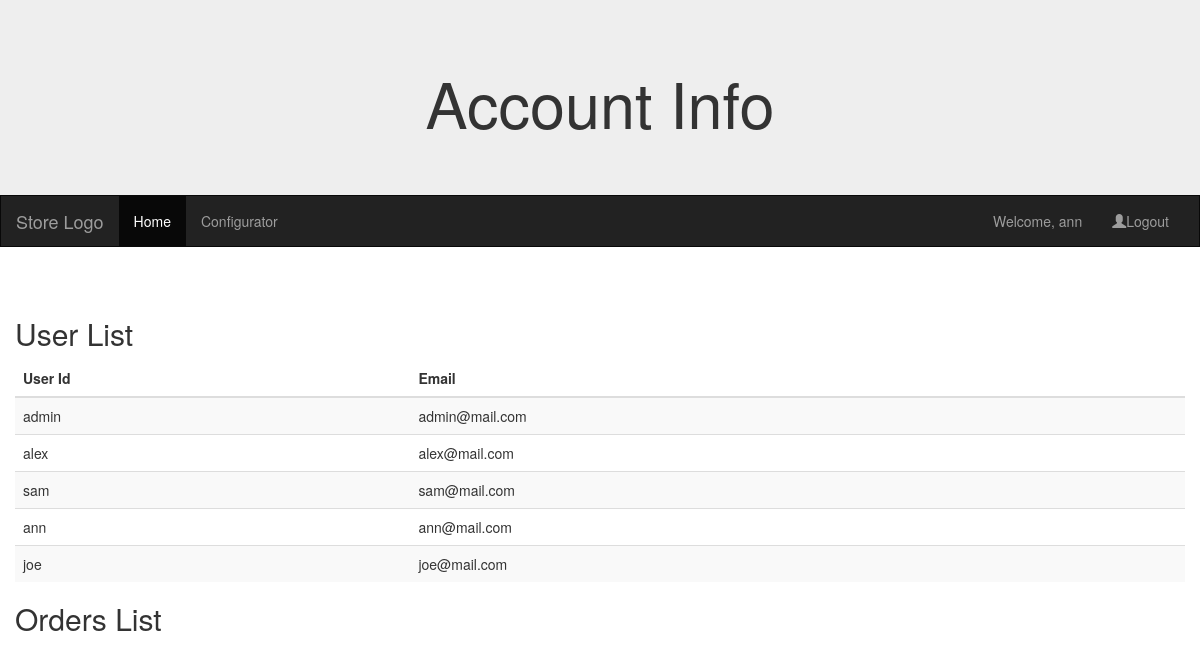
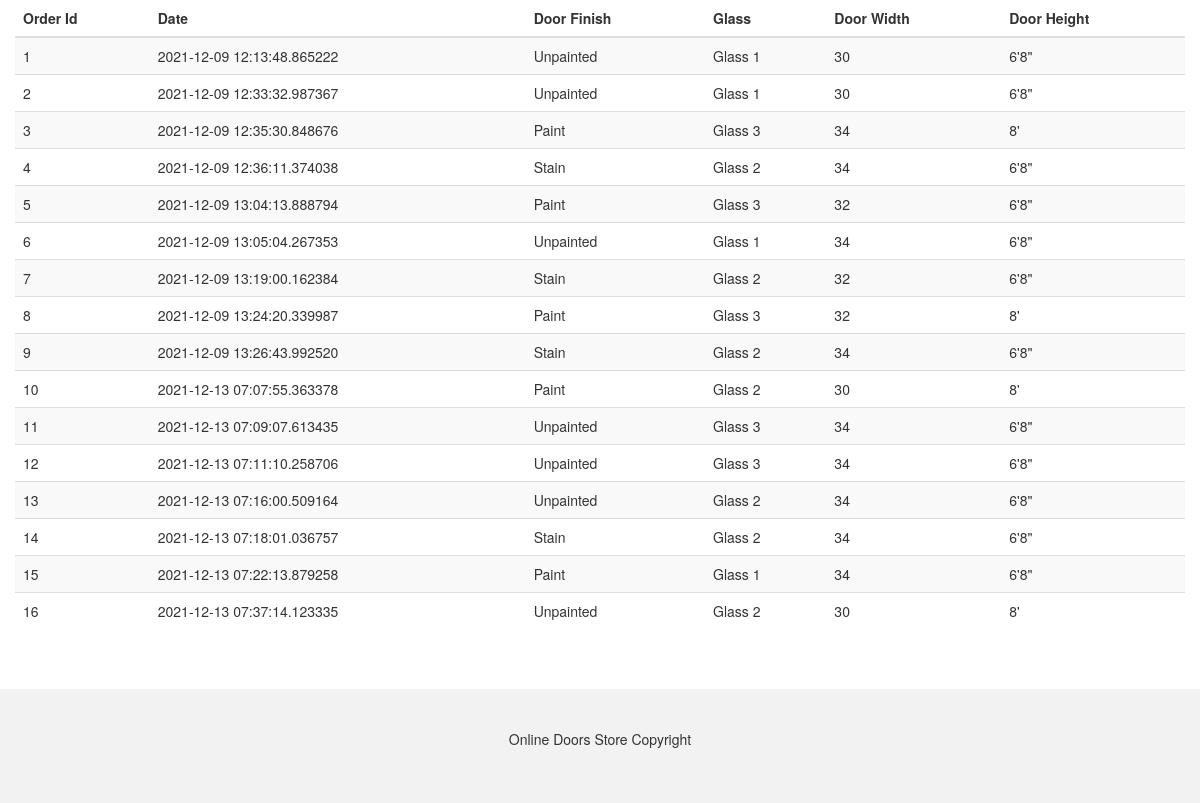
Page /admin (signed in) on the earlier database version (2 pictures, top to bottom).
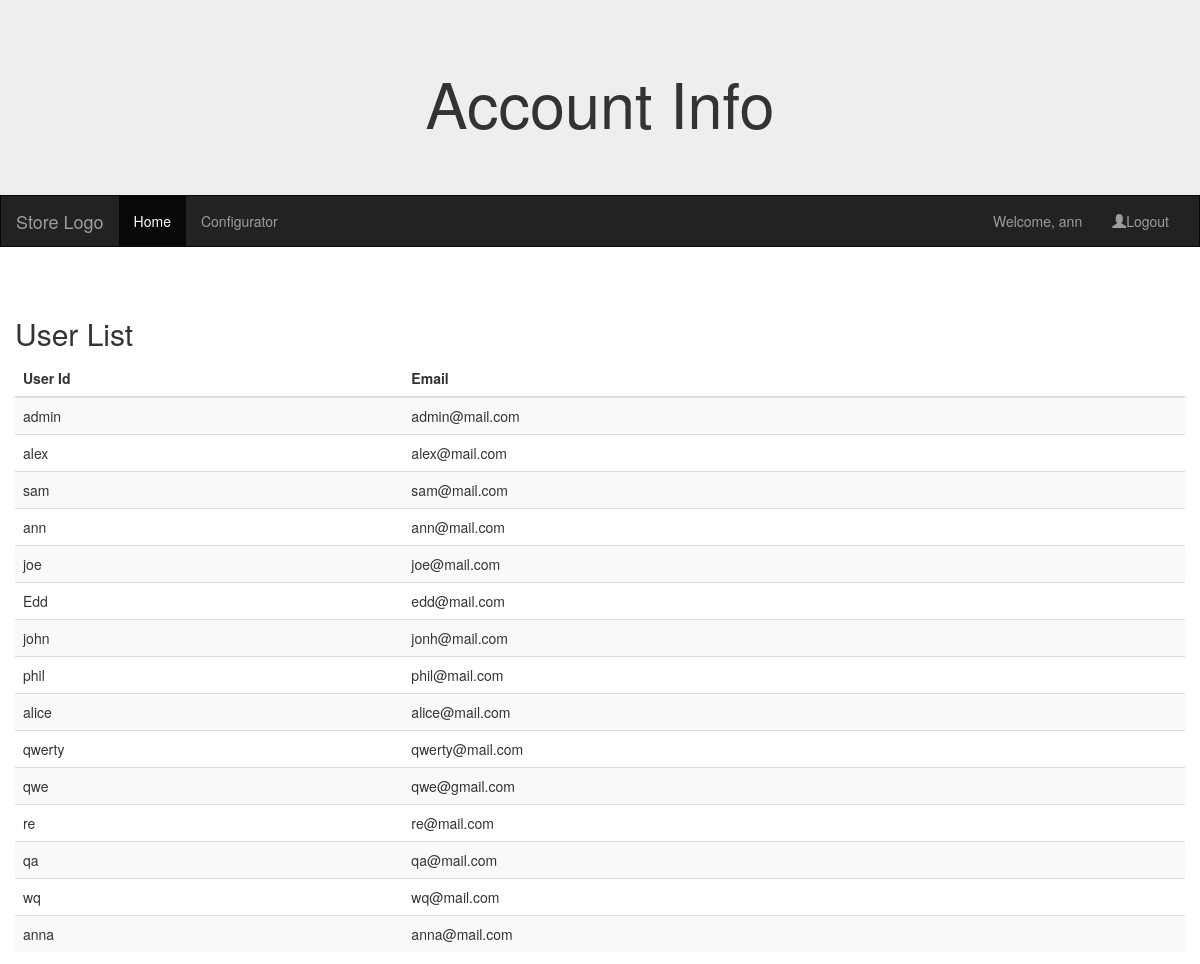
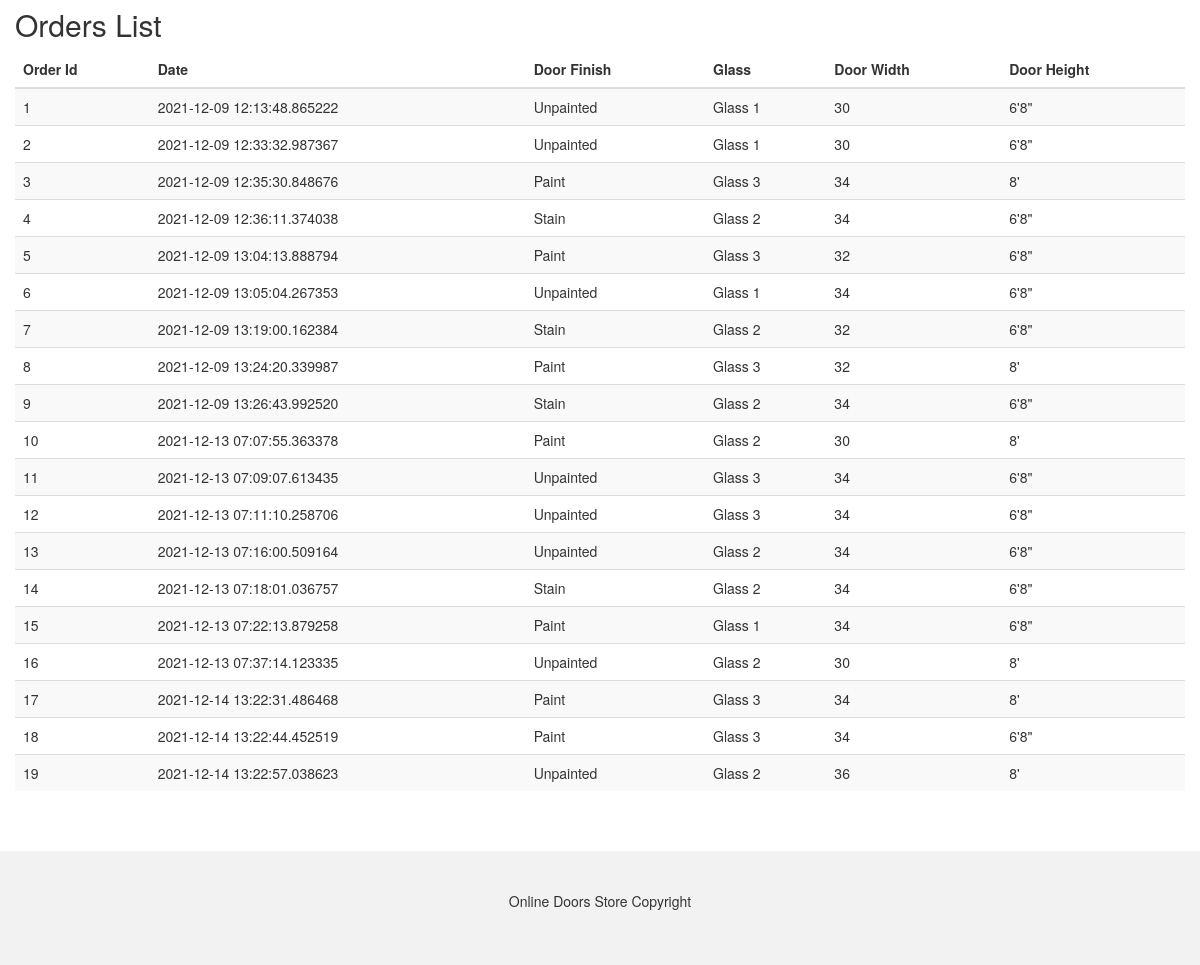
Same page on the later database version (2 pictures, top to bottom).
### store/models.py (models this page shows, shortened)
class User(db.Model, UserMixin):
    __tablename__ = 'user'
    id = db.Column(db.Integer(), primary_key=True)
    username = db.Column(db.String(length=40), nullable=False, unique=True)
    email = db.Column(db.String(length=50), nullable=False, unique=True)
    password = db.Column(db.String(length=60), nullable=False)
    @property
    def password_hash(self):
        return self.password

class Orders(db.Model):
    __tablename__ = 'orders'
    id = db.Column(db.Integer(), primary_key=True)
    date = db.Column(db.DateTime, default=datetime.utcnow)
    door_finish = db.Column(db.String(length=20), nullable=False)
    door_glass = db.Column(db.String(length=20), nullable=False)
    door_width = db.Column(db.String(length=20), nullable=False)
    door_height = db.Column(db.String(length=20), nullable=False)
    user_id = db.Column(db.Integer(), db.ForeignKey('user.id'))

### store/routes.py (the view)
@app.route('/admin')
@login_required
def admin():
    users = User.query.all()
    rows = Orders.query.all()
    return render_template('admin.html', rows = rows, users = users)

### store/models.py (called while the page is built)
@login_manager.user_loader
def load_user(user_id):
    return User.query.get(int(user_id))

### store/templates/admin.html
{% extends 'base_layout.html' %} {% block title %} Account Info {% endblock %}
{% block main_header %} Account Info {% endblock %} {% block content %}
<h2>User List</h2>
<table id="data" class="table table-striped">
  <thead>
    <tr>
      <th>User Id</th>
      <th>Email</th>
    </tr>
  </thead>
  <tbody>
    {% for user in users %}
    <tr>
      <td>{{ user.username }}</td>
      <td>{{ user.email }}</td>
    </tr>
    {% endfor %}
  </tbody>
</table>
<h2>Orders List</h2>
<table id="data" class="table table-striped">
  <thead>
    <tr>
      <th>Order Id</th>
      <th>Date</th>
      <th>Door Finish</th>
      <th>Glass</th>
      <th>Door Width</th>
      <th>Door Height</th>
    </tr>
  </thead>
  <tbody>
    {% for row in rows %}
    <tr>
      <td>{{ row.id }}</td>
      <td>{{ row.date }}</td>
      <td>{{ row.door_finish }}</td>
      <td>{{ row.door_glass }}</td>
      <td>{{ row.door_width }}</td>
      <td>{{ row.door_height }}</td>
    </tr>
    {% endfor %}
  </tbody>
</table>
{% endblock %}

### store/templates/base_layout.html (shortened to what this page needs)
<!DOCTYPE html>
<html lang="en">
  <head>
    <link
      rel="stylesheet"
      href="https://maxcdn.bootstrapcdn.com/bootstrap/3.4.1/css/bootstrap.min.css"
    />
    <link
      rel="stylesheet"
      type="text/css"
      href="{{ url_for('static',filename='css/style.css') }}"
    />
  </head>
  <body>
    <div class="jumbotron">
      <div class="container text-center">
        <h1>{% block main_header %}{% endblock %}</h1>
      </div>
    </div>
    <nav class="navbar navbar-inverse">
      <div class="container-fluid">
        <div class="navbar-header">
          <a class="navbar-brand" href="{{ url_for('home_page') }}"
            >Store Logo</a
          >
        </div>
        <div class="collapse navbar-collapse" id="myNavbar">
          <ul class="nav navbar-nav">
            <li class="active">
              <a href="{{ url_for('home_page') }}">Home</a>
            </li>
            <li><a href="{{ url_for('product_page') }}">Configurator</a></li>
          </ul>
          {% if current_user.is_authenticated %}
          <ul class="nav navbar-nav navbar-right">
            <li>
              <a href="{{ url_for('account') }}"
                >Welcome, {{ current_user.username }}</a
              >
            </li>
            <li>
              <a href="{{ url_for('logout_page') }}"
                ><span class="glyphicon glyphicon-user"></span>Logout</a
              >
            </li>
          </ul>
          {% endif %}
        </div>
      </div>
    </nav>
    <div class="container">
      <div class="row">{% block content %}{% endblock %}</div>
    </div>
    <br /><br />
    <footer class="container-fluid text-center">
      <p>Online Doors Store Copyright</p>
    </footer>
  </body>
</html>

### store/static/css/style.css (style rules this page uses)
html { min-height: 100%; position: relative; }
body { margin-bottom: 114px; }
footer { position: absolute; bottom: 0; width: 100%; height: 114px; }

### store/templates/base_layout.html (style rules this page uses)
.navbar { margin-bottom: 50px; border-radius: 0; }
.jumbotron { margin-bottom: 0; }
footer { background-color: #f2f2f2; padding: 40px; }

Differences in the rows shown:
added User: username "Edd", email "edd@mail.com"
added User: username "john", email "jonh@mail.com"
added User: username "phil", email "phil@mail.com"
added User: username "alice", email "alice@mail.com"
added User: username "qwerty", email "qwerty@mail.com"
added User: username "qwe", email "qwe@gmail.com"
added User: username "re", email "re@mail.com"
added User: username "qa", email "qa@mail.com"
added User: username "wq", email "wq@mail.com"
added User: username "anna", email "anna@mail.com"
added Orders: id "17", date "2021-12-14 13:22:31.486468", door_finish "Paint", door_glass "Glass 3", door_width "34", door_height "8'"
added Orders: id "18", date "2021-12-14 13:22:44.452519", door_finish "Paint", door_glass "Glass 3", door_width "34", door_height "6'8\""
added Orders: id "19", date "2021-12-14 13:22:57.038623", door_finish "Unpainted", door_glass "Glass 2", door_width "36", door_height "8'"
